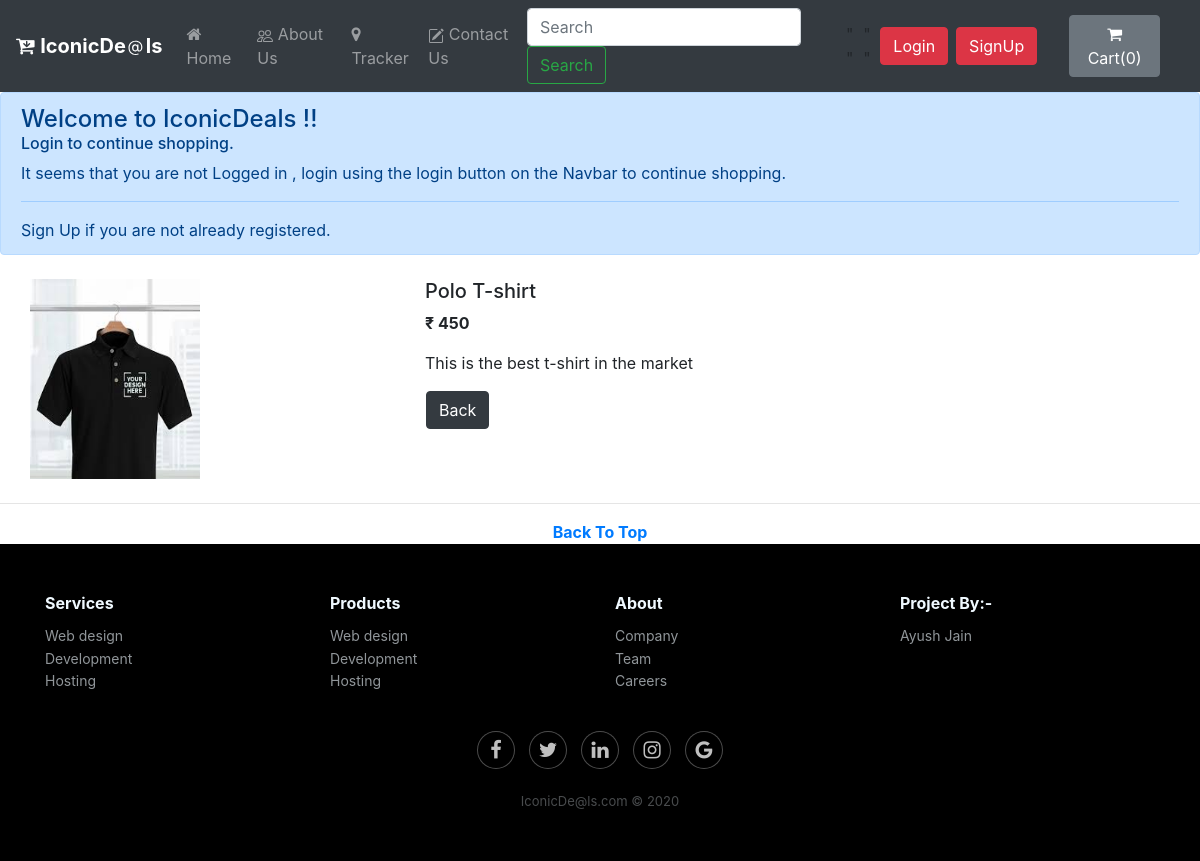
The page /shop/products/20 on the database its author committed.
### shop/models.py (models this page shows, shortened)
class Product(models.Model):
    product_id = models.AutoField
    product_name = models.CharField(max_length=50)
    category = models.CharField(max_length=50, default="")
    subcategory = models.CharField(max_length=50, default="")
    price = models.IntegerField(default=0)
    desc = models.CharField(max_length=300)
    pub_date = models.DateField()
    image = models.ImageField(upload_to='shop/images', default="")

### shop/views.py (the view)
# urls.py: path("products/<int:myid>", views.productView, name="ProductView"),
def productView(request, myid):
    product = Product.objects.filter(id=myid)
    return render(request, 'shop/prodView.html', {'product':product[0]})

### shop/templates/shop/prodView.html (shortened to what this page needs)
{% extends 'shop/basic.html' %}
{% block body %}
<div class="container my-4">
    <div class="row">
    <div class="col-md-4">
    <div class="row">
        <img src="/media/{{product.image}}" width="170px" height="200px">
    </div>
    </div>
    <div class="col-md-4">
        <h5>{{product.product_name}}</h5>
        <p><b>&#8377 {{product.price}} </b></p>
        <p>{{product.desc}}</p>
<div class="row">
           <a href="/shop"> <button class="btn btn-dark mx-3">Back</button></a>
        </div>
    </div>
    </div>
</div>
{% endblock %}

### rows shown on the page
Product: image (picture), product_name "Polo T-shirt", price "450", desc "This is the best t-shirt in the market"
